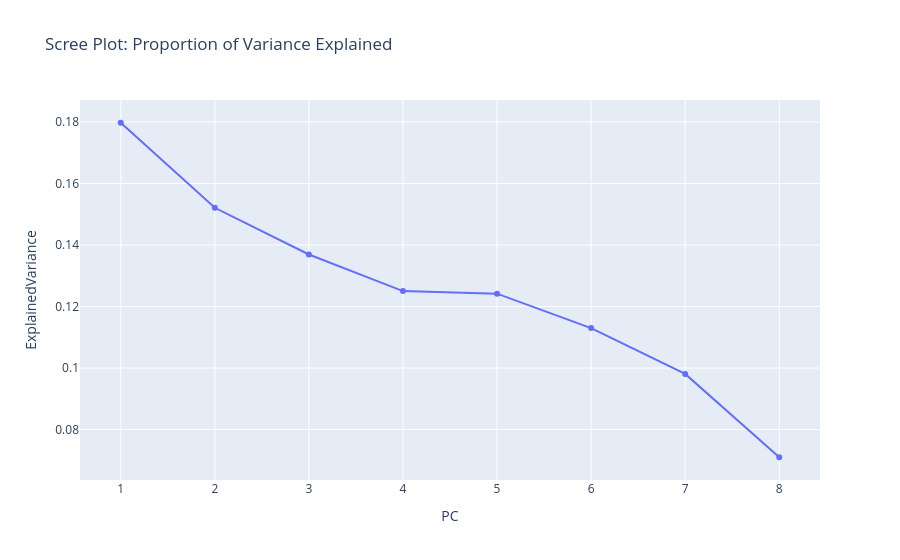

Source (notebook cell):
### Markdown cell above
# add kmeans in here, choosing k = 8, to try to get variability in the groups, before choosing the optimal number of clusters

### Code cell
# Redefining the FULL pipeline here with K-Means included

pipe = Pipeline([
    ('scaler', StandardScaler()),
    ('pca', PCA()),  
    ('kmeans', KMeans(n_clusters=8, n_init=10, random_state=42)) # 3,4 clusters, probbaly better, but want more to see more variabiltiy in different types of plays
])

pipe.fit(X)

pca = pipe.named_steps['pca']

labels = pipe.named_steps['kmeans'].labels_
pre_snap["cluster"] = labels

# stats, checking cluster summaries 

print("PCA Components:", pca.n_components_)
print("Explained variance (ratio):", pca.explained_variance_ratio_)
print("Cluster counts:\n", pre_snap["cluster"].value_counts())

explained_var = pca.explained_variance_ratio_
cum_explained_var = np.cumsum(explained_var)
n_components = len(explained_var)

df_pca = pd.DataFrame({
    "PC": np.arange(1, n_components + 1),
    "ExplainedVariance": explained_var,
    "CumulativeVariance": cum_explained_var
})

fig_scree = px.line(
    df_pca, x="PC", y="ExplainedVariance",
    markers=True,
    title="Scree Plot: Proportion of Variance Explained"
)
fig_scree.show()

### Figure 1 — Plotly figure (JSON) as saved in the notebook; plotly's stock layout.template omitted (floating-point values rounded to 4 significant figures)
{"data": [{"hovertemplate": "PC=%{x}<br>ExplainedVariance=%{y}<extra></extra>", "legendgroup": "", "line": {"color": "#636efa", "dash": "solid"}, "marker": {"symbol": "circle"}, "mode": "lines+markers", "name": "", "orientation": "v", "showlegend": false, "type": "scatter", "x": [1, 2, 3, 4, 5, 6, 7, 8], "xaxis": "x", "y": [0.1797, 0.1521, 0.1369, 0.125, 0.1242, 0.113, 0.0981, 0.07099], "yaxis": "y"}], "layout": {"legend": {"tracegroupgap": 0}, "title": {"text": "Scree Plot: Proportion of Variance Explained"}, "xaxis": {"anchor": "y", "domain": [0, 1], "title": {"text": "PC"}}, "yaxis": {"anchor": "x", "domain": [0, 1], "title": {"text": "ExplainedVariance"}}}}
